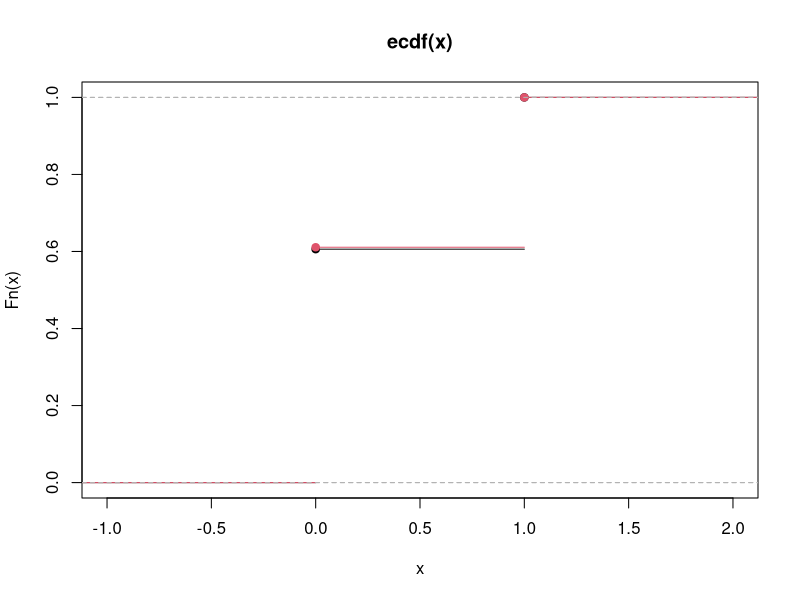
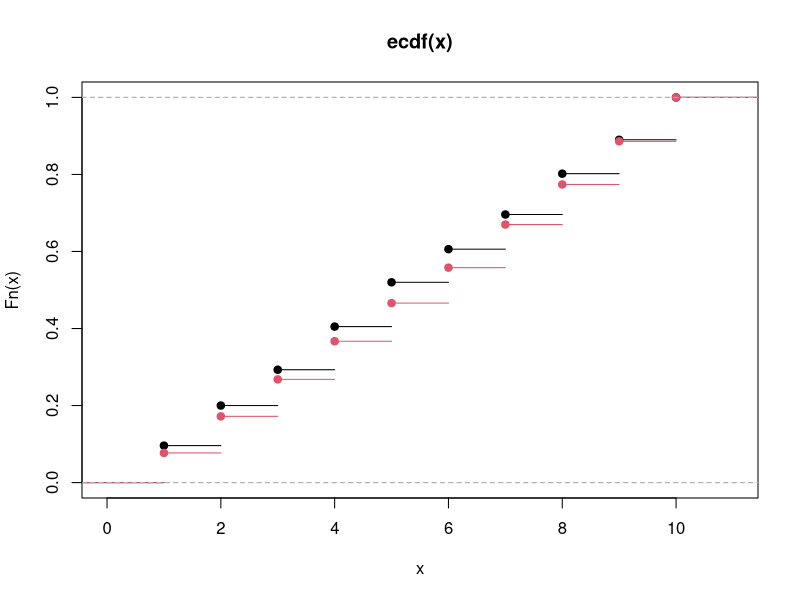

Generate these figures, in order, with R: (Note: this script raises an error after producing the figures.)
##======================================================================
## Geração de numeros aleatório não uniformes
## Método da transformação integral de probabilidade

##----------------------------------------------------------------------
## Variáveis discretas

## Bernoulli -----------------------------------------------------------
## Rizzo, ex. 3.4
n <- 1000
p <- 0.4
set.seed(1)
u <- runif(n)
x <- as.integer(u > 0.6)

x2 <- integer(n)
q <- 1 - p
for(i in 1:length(x2)) {
    if(u[i] < q) {
        x2[i] <- 0L
    } else {
        x2[i] <- 1L
    }
}
identical(x, x2)

x3 <- ifelse(u < q, 0L, 1L)
identical(x2, x3)

x4 <- integer(n)
x4[u >= q] <- 1L
identical(x3, x4)

plot(ecdf(x))
plot(ecdf(rbinom(1000, size = 1, p = p)), add = TRUE, col = 2)

rbinom(n, size = 1, prob = p)
sample(c(0, 1), size = n, replace = TRUE, prob = c(0.6, 0.4))

## Uniforme discreta ---------------------------------------------------

n <- 1000
set.seed(1)
u <- runif(n)
k <- 10
u[u < 1/k]
u[u >= 1/k & u < 2/k]
## Seria muito trabalhoso

xc <- cut(u, breaks = c(0, seq(1/k, (k-1)/k, 0.1), k/k),
          include.lowest = TRUE)
table(xc)
x <- as.numeric(xc)

plot(ecdf(x))
plot(ecdf(sample(1:10, size = n, replace = TRUE)), add = TRUE, col = 2)


x <- 1:4
px <- c(.2, .15, .25, .4)
cumsum(px)

u <- runif(1)
x <- 1
Fx <- px[x]
while(u > Fx) {
    x <- x + 1
    Fx <- Fx + px[x]
}
c(u, Fx, x)

randd <- function(x, px, x0 = 1) {
    u <- runif(1)
    x <- x0
    Fx <- px[x]
    while(u > Fx) {
        x <- x + 1
        Fx <- Fx + px[x]
    }
    return(x)
}

replicate(10, randd(x = 1:4, px = px))

x <- 1:10
px <- 1:10/10

set.seed(2)
replicate(10, randd(x = 1:10, px = rep(1/10, 10)))

randd(x = 0:1, px = c(.6, .4), x0 = 0)


## Poisson -------------------------------------------------------------

randpois <- function(lambda) {
    lambda <- 5
    u <- runif(1)
    x <- 0
    p0 <- exp(-lambda)
    p <- p0
    Fx <- p
    while(u > Fx) {
        x <- x + 1
        p <- (lambda/x) * p
        Fx <- Fx + p
    }
    return(x)
}

replicate(10, randpois(lambda = 5))
x <- replicate(10000, randpois(lambda = 5))
plot(ecdf(x))
plot(ecdf(rpois(x, lambda = 5)), add = TRUE, col = 2)
curve(ppois(x, lambda = 5), add = TRUE, type = "s", col = 3)


## Geometrica ----------------------------------------------------------

random_geo <- function(p) {
    q <- 1 - p
    pq <- p * q
    x <- 1
    Fx <- p
    u <- runif(1)
    while (u > Fx) {
        x <- x + 1 # Incrementa x.
        Fx <- Fx + pq # Calcula F(x).
        pq <- pq * q # Atualiza.
    }
    return(x)
}
x <- replicate(10000, random_geo(p = 0.5))
plot(ecdf(x))
curve(pgeom(x - 1, p = 0.5), add = TRUE, col = 2)
